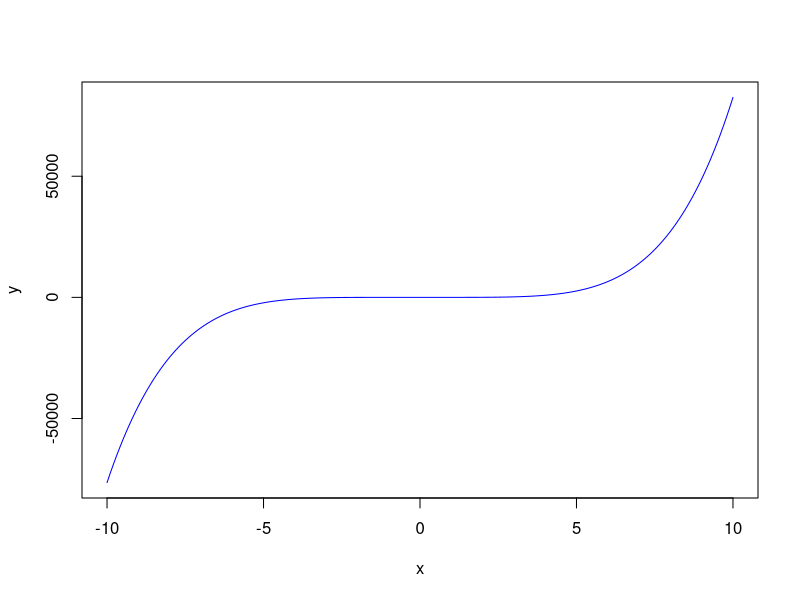

This chart was generated by the following R code:
## ---- chunk 1
x <- seq(-10,10,0.1)
y <- 0.8*x^5 + 0.3*x^4 - 0.5*x^3 + 0.4*x^2 - 0.2*x + 0
plot(x,y,col='blue',type='l')
